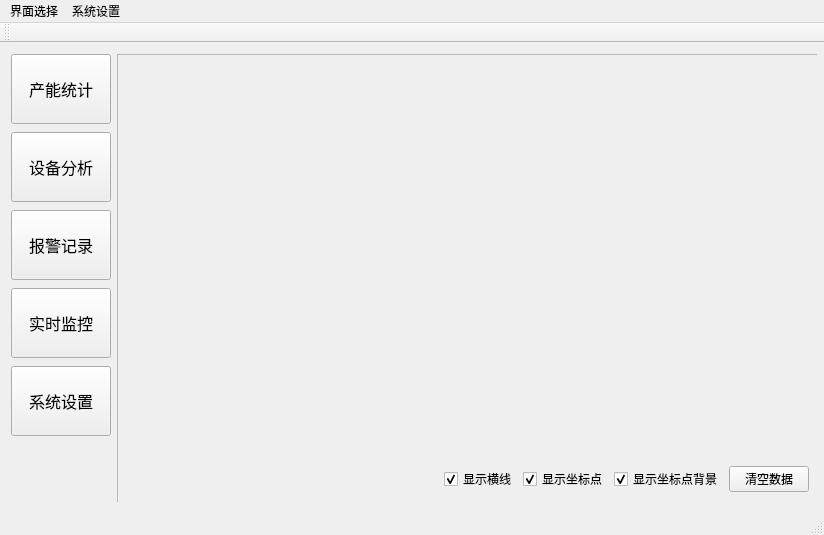
<?xml version="1.0" encoding="UTF-8"?>
<ui version="4.0">
 <class>MainWindow</class>
 <widget class="QMainWindow" name="MainWindow">
  <property name="geometry">
   <rect>
    <x>0</x>
    <y>0</y>
    <width>824</width>
    <height>535</height>
   </rect>
  </property>
  <property name="sizePolicy">
   <sizepolicy hsizetype="Expanding" vsizetype="Expanding">
    <horstretch>0</horstretch>
    <verstretch>0</verstretch>
   </sizepolicy>
  </property>
  <property name="minimumSize">
   <size>
    <width>824</width>
    <height>520</height>
   </size>
  </property>
  <property name="windowTitle">
   <string>MainWindow</string>
  </property>
  <widget class="QWidget" name="Widget_choosep">
   <layout class="QGridLayout" name="gridLayout_2">
    <item row="0" column="0">
     <widget class="QWidget" name="widget_choose" native="true">
      <property name="font">
       <font>
        <family>Adobe Myungjo Std M</family>
        <pointsize>12</pointsize>
       </font>
      </property>
      <layout class="QVBoxLayout" name="verticalLayout">
       <property name="spacing">
        <number>8</number>
       </property>
       <property name="leftMargin">
        <number>0</number>
       </property>
       <property name="topMargin">
        <number>0</number>
       </property>
       <property name="rightMargin">
        <number>0</number>
       </property>
       <property name="bottomMargin">
        <number>0</number>
       </property>
       <item>
        <widget class="QPushButton" name="button_statis">
         <property name="sizePolicy">
          <sizepolicy hsizetype="Minimum" vsizetype="Expanding">
           <horstretch>0</horstretch>
           <verstretch>0</verstretch>
          </sizepolicy>
         </property>
         <property name="minimumSize">
          <size>
           <width>100</width>
           <height>70</height>
          </size>
         </property>
         <property name="font">
          <font>
           <family>Adobe Myungjo Std M</family>
           <pointsize>12</pointsize>
          </font>
         </property>
         <property name="text">
          <string>产能统计</string>
         </property>
        </widget>
       </item>
       <item>
        <widget class="QPushButton" name="button_analyze">
         <property name="sizePolicy">
          <sizepolicy hsizetype="Minimum" vsizetype="Expanding">
           <horstretch>0</horstretch>
           <verstretch>0</verstretch>
          </sizepolicy>
         </property>
         <property name="minimumSize">
          <size>
           <width>100</width>
           <height>70</height>
          </size>
         </property>
         <property name="font">
          <font>
           <family>Adobe Myungjo Std M</family>
           <pointsize>12</pointsize>
          </font>
         </property>
         <property name="text">
          <string>设备分析</string>
         </property>
        </widget>
       </item>
       <item>
        <widget class="QPushButton" name="button_warning">
         <property name="sizePolicy">
          <sizepolicy hsizetype="Minimum" vsizetype="Expanding">
           <horstretch>0</horstretch>
           <verstretch>0</verstretch>
          </sizepolicy>
         </property>
         <property name="minimumSize">
          <size>
           <width>100</width>
           <height>70</height>
          </size>
         </property>
         <property name="font">
          <font>
           <family>Adobe Myungjo Std M</family>
           <pointsize>12</pointsize>
          </font>
         </property>
         <property name="text">
          <string>报警记录</string>
         </property>
        </widget>
       </item>
       <item>
        <widget class="QPushButton" name="button_real">
         <property name="sizePolicy">
          <sizepolicy hsizetype="Minimum" vsizetype="Expanding">
           <horstretch>0</horstretch>
           <verstretch>0</verstretch>
          </sizepolicy>
         </property>
         <property name="minimumSize">
          <size>
           <width>100</width>
           <height>70</height>
          </size>
         </property>
         <property name="font">
          <font>
           <family>Adobe Myungjo Std M</family>
           <pointsize>12</pointsize>
          </font>
         </property>
         <property name="layoutDirection">
          <enum>Qt::LeftToRight</enum>
         </property>
         <property name="text">
          <string>实时监控</string>
         </property>
         <property name="autoExclusive">
          <bool>false</bool>
         </property>
        </widget>
       </item>
       <item>
        <widget class="QPushButton" name="putton_set">
         <property name="sizePolicy">
          <sizepolicy hsizetype="Minimum" vsizetype="Expanding">
           <horstretch>0</horstretch>
           <verstretch>0</verstretch>
          </sizepolicy>
         </property>
         <property name="minimumSize">
          <size>
           <width>100</width>
           <height>70</height>
          </size>
         </property>
         <property name="font">
          <font>
           <family>Adobe Myungjo Std M</family>
           <pointsize>12</pointsize>
          </font>
         </property>
         <property name="autoFillBackground">
          <bool>false</bool>
         </property>
         <property name="styleSheet">
          <string notr="true"/>
         </property>
         <property name="text">
          <string>系统设置</string>
         </property>
         <property name="checkable">
          <bool>false</bool>
         </property>
         <property name="autoRepeat">
          <bool>false</bool>
         </property>
         <property name="autoExclusive">
          <bool>false</bool>
         </property>
         <property name="autoDefault">
          <bool>false</bool>
         </property>
         <property name="default">
          <bool>false</bool>
         </property>
         <property name="flat">
          <bool>false</bool>
         </property>
        </widget>
       </item>
       <item>
        <spacer name="verticalSpacer">
         <property name="orientation">
          <enum>Qt::Vertical</enum>
         </property>
         <property name="sizeHint" stdset="0">
          <size>
           <width>20</width>
           <height>55</height>
          </size>
         </property>
        </spacer>
       </item>
      </layout>
     </widget>
    </item>
    <item row="0" column="1">
     <widget class="QWidget" name="widget_show" native="true">
      <property name="minimumSize">
       <size>
        <width>700</width>
        <height>0</height>
       </size>
      </property>
      <layout class="QGridLayout" name="gridLayout">
       <property name="leftMargin">
        <number>0</number>
       </property>
       <property name="topMargin">
        <number>0</number>
       </property>
       <property name="rightMargin">
        <number>0</number>
       </property>
       <property name="bottomMargin">
        <number>0</number>
       </property>
       <property name="spacing">
        <number>0</number>
       </property>
       <item row="0" column="0">
        <widget class="QStackedWidget" name="stackedWidget">
         <property name="minimumSize">
          <size>
           <width>704</width>
           <height>450</height>
          </size>
         </property>
         <property name="font">
          <font>
           <weight>50</weight>
           <bold>false</bold>
          </font>
         </property>
         <property name="frameShape">
          <enum>QFrame::StyledPanel</enum>
         </property>
         <property name="lineWidth">
          <number>2</number>
         </property>
         <widget class="QWidget" name="page1">
          <layout class="QVBoxLayout" name="verticalLayout_5">
           <item>
            <widget class="CurveChart" name="widgetChart" native="true">
             <property name="sizePolicy">
              <sizepolicy hsizetype="Expanding" vsizetype="Expanding">
               <horstretch>0</horstretch>
               <verstretch>0</verstretch>
              </sizepolicy>
             </property>
             <property name="maxValue" stdset="0">
              <number>5000</number>
             </property>
             <property name="xStep" stdset="0">
              <number>500</number>
             </property>
             <property name="title" stdset="0">
              <string>产能统计</string>
             </property>
            </widget>
           </item>
           <item>
            <layout class="QHBoxLayout" name="horizontalLayout_4">
             <item>
              <spacer name="horizontalSpacer_31">
               <property name="orientation">
                <enum>Qt::Horizontal</enum>
               </property>
               <property name="sizeHint" stdset="0">
                <size>
                 <width>40</width>
                 <height>20</height>
                </size>
               </property>
              </spacer>
             </item>
             <item>
              <widget class="QCheckBox" name="ckShowHLine">
               <property name="text">
                <string>显示横线</string>
               </property>
               <property name="checked">
                <bool>true</bool>
               </property>
              </widget>
             </item>
             <item>
              <widget class="QCheckBox" name="ckShowPoint">
               <property name="text">
                <string>显示坐标点</string>
               </property>
               <property name="checked">
                <bool>true</bool>
               </property>
              </widget>
             </item>
             <item>
              <widget class="QCheckBox" name="ckShowPointBg">
               <property name="text">
                <string>显示坐标点背景</string>
               </property>
               <property name="checked">
                <bool>true</bool>
               </property>
              </widget>
             </item>
             <item>
              <widget class="QPushButton" name="btnClearData">
               <property name="text">
                <string>清空数据</string>
               </property>
              </widget>
             </item>
            </layout>
           </item>
          </layout>
         </widget>
         <widget class="QWidget" name="page2">
          <layout class="QGridLayout" name="gridLayout_3">
           <item row="0" column="0">
            <widget class="QTableView" name="tableView_show">
             <attribute name="horizontalHeaderDefaultSectionSize">
              <number>1000</number>
             </attribute>
            </widget>
           </item>
           <item row="1" column="0">
            <layout class="QHBoxLayout" name="horizontalLayout_2">
             <item>
              <widget class="QLabel" name="label_start_date">
               <property name="font">
                <font>
                 <pointsize>10</pointsize>
                </font>
               </property>
               <property name="text">
                <string>查询日期:</string>
               </property>
              </widget>
             </item>
             <item>
              <widget class="QLineEdit" name="lineEdit_date_sql">
               <property name="sizePolicy">
                <sizepolicy hsizetype="Expanding" vsizetype="Minimum">
                 <horstretch>0</horstretch>
                 <verstretch>0</verstretch>
                </sizepolicy>
               </property>
               <property name="minimumSize">
                <size>
                 <width>0</width>
                 <height>30</height>
                </size>
               </property>
               <property name="font">
                <font>
                 <pointsize>16</pointsize>
                </font>
               </property>
               <property name="text">
                <string>19-02-26</string>
               </property>
              </widget>
             </item>
             <item>
              <spacer name="horizontalSpacer_7">
               <property name="orientation">
                <enum>Qt::Horizontal</enum>
               </property>
               <property name="sizeType">
                <enum>QSizePolicy::Preferred</enum>
               </property>
               <property name="sizeHint" stdset="0">
                <size>
                 <width>40</width>
                 <height>20</height>
                </size>
               </property>
              </spacer>
             </item>
             <item>
              <widget class="QPushButton" name="button_Find_sql">
               <property name="font">
                <font>
                 <pointsize>10</pointsize>
                </font>
               </property>
               <property name="text">
                <string>查询</string>
               </property>
              </widget>
             </item>
             <item>
              <spacer name="horizontalSpacer_8">
               <property name="orientation">
                <enum>Qt::Horizontal</enum>
               </property>
               <property name="sizeHint" stdset="0">
                <size>
                 <width>40</width>
                 <height>20</height>
                </size>
               </property>
              </spacer>
             </item>
             <item>
              <widget class="QCheckBox" name="checkBox">
               <property name="font">
                <font>
                 <pointsize>10</pointsize>
                </font>
               </property>
               <property name="text">
                <string>详细异常</string>
               </property>
              </widget>
             </item>
            </layout>
           </item>
          </layout>
         </widget>
         <widget class="QWidget" name="page3">
          <layout class="QVBoxLayout" name="verticalLayout_6">
           <item>
            <widget class="CurveChart" name="widgetChart2" native="true">
             <property name="sizePolicy">
              <sizepolicy hsizetype="Expanding" vsizetype="Expanding">
               <horstretch>0</horstretch>
               <verstretch>0</verstretch>
              </sizepolicy>
             </property>
             <property name="maxValue" stdset="0">
              <double>3600.000000000000000</double>
             </property>
             <property name="xStep" stdset="0">
              <double>360.000000000000000</double>
             </property>
             <property name="title" stdset="0">
              <string>报警统计</string>
             </property>
            </widget>
           </item>
           <item>
            <layout class="QHBoxLayout" name="horizontalLayout_5">
             <item>
              <spacer name="horizontalSpacer_32">
               <property name="orientation">
                <enum>Qt::Horizontal</enum>
               </property>
               <property name="sizeHint" stdset="0">
                <size>
                 <width>40</width>
                 <height>20</height>
                </size>
               </property>
              </spacer>
             </item>
             <item>
              <widget class="QCheckBox" name="ckShowHLine_2">
               <property name="text">
                <string>显示横线</string>
               </property>
               <property name="checked">
                <bool>true</bool>
               </property>
              </widget>
             </item>
             <item>
              <widget class="QCheckBox" name="ckShowPoint_2">
               <property name="text">
                <string>显示坐标点</string>
               </property>
               <property name="checked">
                <bool>true</bool>
               </property>
              </widget>
             </item>
             <item>
              <widget class="QCheckBox" name="ckShowPointBg_2">
               <property name="text">
                <string>显示坐标点背景</string>
               </property>
               <property name="checked">
                <bool>true</bool>
               </property>
              </widget>
             </item>
             <item>
              <widget class="QPushButton" name="btnClearData_2">
               <property name="text">
                <string>清空数据</string>
               </property>
              </widget>
             </item>
            </layout>
           </item>
          </layout>
         </widget>
         <widget class="QWidget" name="page4">
          <widget class="QPushButton" name="button_select1">
           <property name="geometry">
            <rect>
             <x>210</x>
             <y>400</y>
             <width>101</width>
             <height>31</height>
            </rect>
           </property>
           <property name="text">
            <string>产能查询</string>
           </property>
          </widget>
          <widget class="QLCDNumber" name="capacity_number">
           <property name="geometry">
            <rect>
             <x>430</x>
             <y>400</y>
             <width>191</width>
             <height>31</height>
            </rect>
           </property>
           <property name="digitCount">
            <number>10</number>
           </property>
          </widget>
          <widget class="QLabel" name="capacity_label">
           <property name="geometry">
            <rect>
             <x>340</x>
             <y>410</y>
             <width>51</width>
             <height>21</height>
            </rect>
           </property>
           <property name="text">
            <string>TextLabel</string>
           </property>
          </widget>
          <widget class="QPushButton" name="button_thread3_close">
           <property name="geometry">
            <rect>
             <x>100</x>
             <y>400</y>
             <width>91</width>
             <height>31</height>
            </rect>
           </property>
           <property name="text">
            <string>线程关闭</string>
           </property>
          </widget>
         </widget>
         <widget class="QWidget" name="page5">
          <layout class="QVBoxLayout" name="verticalLayout_2">
           <item>
            <layout class="QHBoxLayout" name="horizontalLayout_11">
             <item>
              <widget class="QLabel" name="label_equ1">
               <property name="font">
                <font>
                 <family>Adobe Myungjo Std M</family>
                 <pointsize>10</pointsize>
                 <weight>75</weight>
                 <bold>true</bold>
                </font>
               </property>
               <property name="text">
                <string>1号设备：</string>
               </property>
              </widget>
             </item>
             <item>
              <widget class="QLabel" name="label_IP1">
               <property name="text">
                <string>IP</string>
               </property>
              </widget>
             </item>
             <item>
              <widget class="QLineEdit" name="lineEdit_IP1">
               <property name="minimumSize">
                <size>
                 <width>180</width>
                 <height>0</height>
                </size>
               </property>
              </widget>
             </item>
             <item>
              <widget class="QLabel" name="label_Port1">
               <property name="text">
                <string>端口号</string>
               </property>
              </widget>
             </item>
             <item>
              <widget class="QLineEdit" name="lineEdit_Port1"/>
             </item>
             <item>
              <spacer name="horizontalSpacer">
               <property name="orientation">
                <enum>Qt::Horizontal</enum>
               </property>
               <property name="sizeHint" stdset="0">
                <size>
                 <width>40</width>
                 <height>20</height>
                </size>
               </property>
              </spacer>
             </item>
             <item>
              <widget class="QPushButton" name="button_connect1">
               <property name="text">
                <string>连接1</string>
               </property>
              </widget>
             </item>
            </layout>
           </item>
           <item>
            <layout class="QHBoxLayout" name="horizontalLayout_12">
             <item>
              <widget class="QLabel" name="label_equ2">
               <property name="font">
                <font>
                 <family>Adobe Myungjo Std M</family>
                 <pointsize>10</pointsize>
                 <weight>75</weight>
                 <bold>true</bold>
                </font>
               </property>
               <property name="text">
                <string>2号设备：</string>
               </property>
              </widget>
             </item>
             <item>
              <widget class="QLabel" name="label_IP2">
               <property name="text">
                <string>IP</string>
               </property>
              </widget>
             </item>
             <item>
              <widget class="QLineEdit" name="lineEdit_IP2">
               <property name="minimumSize">
                <size>
                 <width>180</width>
                 <height>0</height>
                </size>
               </property>
              </widget>
             </item>
             <item>
              <widget class="QLabel" name="label_Port2">
               <property name="text">
                <string>端口号</string>
               </property>
              </widget>
             </item>
             <item>
              <widget class="QLineEdit" name="lineEdit_Port2"/>
             </item>
             <item>
              <spacer name="horizontalSpacer_2">
               <property name="orientation">
                <enum>Qt::Horizontal</enum>
               </property>
               <property name="sizeHint" stdset="0">
                <size>
                 <width>40</width>
                 <height>20</height>
                </size>
               </property>
              </spacer>
             </item>
             <item>
              <widget class="QPushButton" name="button_connect2">
               <property name="text">
                <string>连接2</string>
               </property>
              </widget>
             </item>
            </layout>
           </item>
           <item>
            <layout class="QHBoxLayout" name="horizontalLayout_13">
             <item>
              <widget class="QLabel" name="label_equ3">
               <property name="font">
                <font>
                 <family>Adobe Myungjo Std M</family>
                 <pointsize>10</pointsize>
                 <weight>75</weight>
                 <bold>true</bold>
                </font>
               </property>
               <property name="text">
                <string>3号设备：</string>
               </property>
              </widget>
             </item>
             <item>
              <widget class="QLabel" name="label_IP3">
               <property name="text">
                <string>IP</string>
               </property>
              </widget>
             </item>
             <item>
              <widget class="QLineEdit" name="lineEditIP_3">
               <property name="minimumSize">
                <size>
                 <width>180</width>
                 <height>0</height>
                </size>
               </property>
              </widget>
             </item>
             <item>
              <widget class="QLabel" name="label_Port3">
               <property name="text">
                <string>端口号</string>
               </property>
              </widget>
             </item>
             <item>
              <widget class="QLineEdit" name="lineEditPort_3"/>
             </item>
             <item>
              <spacer name="horizontalSpacer_3">
               <property name="orientation">
                <enum>Qt::Horizontal</enum>
               </property>
               <property name="sizeHint" stdset="0">
                <size>
                 <width>40</width>
                 <height>20</height>
                </size>
               </property>
              </spacer>
             </item>
             <item>
              <widget class="QPushButton" name="button_connect3">
               <property name="text">
                <string>connect3</string>
               </property>
              </widget>
             </item>
            </layout>
           </item>
           <item>
            <layout class="QHBoxLayout" name="horizontalLayout_14">
             <item>
              <widget class="QLabel" name="label_equ4">
               <property name="font">
                <font>
                 <family>Adobe Myungjo Std M</family>
                 <pointsize>10</pointsize>
                 <weight>75</weight>
                 <bold>true</bold>
                </font>
               </property>
               <property name="text">
                <string>4号设备：</string>
               </property>
              </widget>
             </item>
             <item>
              <widget class="QLabel" name="label_IP4">
               <property name="text">
                <string>IP</string>
               </property>
              </widget>
             </item>
             <item>
              <widget class="QLineEdit" name="lineEdit_IP4">
               <property name="minimumSize">
                <size>
                 <width>180</width>
                 <height>0</height>
                </size>
               </property>
              </widget>
             </item>
             <item>
              <widget class="QLabel" name="label_Port4">
               <property name="text">
                <string>端口号</string>
               </property>
              </widget>
             </item>
             <item>
              <widget class="QLineEdit" name="lineEdit_Port4"/>
             </item>
             <item>
              <spacer name="horizontalSpacer_4">
               <property name="orientation">
                <enum>Qt::Horizontal</enum>
               </property>
               <property name="sizeHint" stdset="0">
                <size>
                 <width>40</width>
                 <height>20</height>
                </size>
               </property>
              </spacer>
             </item>
             <item>
              <widget class="QPushButton" name="button_connect4">
               <property name="text">
                <string>connect4</string>
               </property>
              </widget>
             </item>
            </layout>
           </item>
           <item>
            <layout class="QHBoxLayout" name="horizontalLayout_15">
             <item>
              <widget class="QLabel" name="label_equ5">
               <property name="font">
                <font>
                 <family>Adobe Myungjo Std M</family>
                 <pointsize>10</pointsize>
                 <weight>75</weight>
                 <bold>true</bold>
                </font>
               </property>
               <property name="text">
                <string>5号设备：</string>
               </property>
              </widget>
             </item>
             <item>
              <widget class="QLabel" name="label_IP5">
               <property name="text">
                <string>IP</string>
               </property>
              </widget>
             </item>
             <item>
              <widget class="QLineEdit" name="lineEdit_IP5">
               <property name="minimumSize">
                <size>
                 <width>180</width>
                 <height>0</height>
                </size>
               </property>
              </widget>
             </item>
             <item>
              <widget class="QLabel" name="label_Port5">
               <property name="text">
                <string>端口号</string>
               </property>
              </widget>
             </item>
             <item>
              <widget class="QLineEdit" name="lineEdit_Port5"/>
             </item>
             <item>
              <spacer name="horizontalSpacer_5">
               <property name="orientation">
                <enum>Qt::Horizontal</enum>
               </property>
               <property name="sizeHint" stdset="0">
                <size>
                 <width>40</width>
                 <height>20</height>
                </size>
               </property>
              </spacer>
             </item>
             <item>
              <widget class="QPushButton" name="button_connect5">
               <property name="text">
                <string>connect5</string>
               </property>
              </widget>
             </item>
            </layout>
           </item>
           <item>
            <layout class="QHBoxLayout" name="horizontalLayout_16">
             <item>
              <widget class="QLabel" name="label_equ6">
               <property name="font">
                <font>
                 <family>Adobe Myungjo Std M</family>
                 <pointsize>10</pointsize>
                 <weight>75</weight>
                 <bold>true</bold>
                </font>
               </property>
               <property name="text">
                <string>6号设备：</string>
               </property>
              </widget>
             </item>
             <item>
              <widget class="QLabel" name="label_IP6">
               <property name="text">
                <string>IP</string>
               </property>
              </widget>
             </item>
             <item>
              <widget class="QLineEdit" name="lineEdit_IP6">
               <property name="minimumSize">
                <size>
                 <width>180</width>
                 <height>0</height>
                </size>
               </property>
              </widget>
             </item>
             <item>
              <widget class="QLabel" name="label_Port6">
               <property name="text">
                <string>端口号</string>
               </property>
              </widget>
             </item>
             <item>
              <widget class="QLineEdit" name="lineEdit_Port6"/>
             </item>
             <item>
              <spacer name="horizontalSpacer_11">
               <property name="orientation">
                <enum>Qt::Horizontal</enum>
               </property>
               <property name="sizeHint" stdset="0">
                <size>
                 <width>40</width>
                 <height>20</height>
                </size>
               </property>
              </spacer>
             </item>
             <item>
              <widget class="QPushButton" name="button_connect6">
               <property name="text">
                <string>connect6</string>
               </property>
              </widget>
             </item>
            </layout>
           </item>
           <item>
            <layout class="QHBoxLayout" name="horizontalLayout_17">
             <item>
              <widget class="QLabel" name="label_equ7">
               <property name="font">
                <font>
                 <family>Adobe Myungjo Std M</family>
                 <pointsize>10</pointsize>
                 <weight>75</weight>
                 <bold>true</bold>
                </font>
               </property>
               <property name="text">
                <string>7号设备：</string>
               </property>
              </widget>
             </item>
             <item>
              <widget class="QLabel" name="label_IP7">
               <property name="text">
                <string>IP</string>
               </property>
              </widget>
             </item>
             <item>
              <widget class="QLineEdit" name="lineEditIP_12">
               <property name="minimumSize">
                <size>
                 <width>180</width>
                 <height>0</height>
                </size>
               </property>
              </widget>
             </item>
             <item>
              <widget class="QLabel" name="label_Port7">
               <property name="text">
                <string>端口号</string>
               </property>
              </widget>
             </item>
             <item>
              <widget class="QLineEdit" name="lineEditPort_12"/>
             </item>
             <item>
              <spacer name="horizontalSpacer_12">
               <property name="orientation">
                <enum>Qt::Horizontal</enum>
               </property>
               <property name="sizeHint" stdset="0">
                <size>
                 <width>40</width>
                 <height>20</height>
                </size>
               </property>
              </spacer>
             </item>
             <item>
              <widget class="QPushButton" name="button_connect7">
               <property name="text">
                <string>connect7</string>
               </property>
              </widget>
             </item>
            </layout>
           </item>
           <item>
            <layout class="QHBoxLayout" name="horizontalLayout_18">
             <item>
              <widget class="QLabel" name="label_equ8">
               <property name="font">
                <font>
                 <family>Adobe Myungjo Std M</family>
                 <pointsize>10</pointsize>
                 <weight>75</weight>
                 <bold>true</bold>
                </font>
               </property>
               <property name="text">
                <string>8号设备：</string>
               </property>
              </widget>
             </item>
             <item>
              <widget class="QLabel" name="label_IP8">
               <property name="text">
                <string>IP</string>
               </property>
              </widget>
             </item>
             <item>
              <widget class="QLineEdit" name="lineEdit_IP8">
               <property name="minimumSize">
                <size>
                 <width>180</width>
                 <height>0</height>
                </size>
               </property>
              </widget>
             </item>
             <item>
              <widget class="QLabel" name="label_Port8">
               <property name="text">
                <string>端口号</string>
               </property>
              </widget>
             </item>
             <item>
              <widget class="QLineEdit" name="lineEdit_Port8"/>
             </item>
             <item>
              <spacer name="horizontalSpacer_13">
               <property name="orientation">
                <enum>Qt::Horizontal</enum>
               </property>
               <property name="sizeHint" stdset="0">
                <size>
                 <width>40</width>
                 <height>20</height>
                </size>
               </property>
              </spacer>
             </item>
             <item>
              <widget class="QPushButton" name="button_connect8">
               <property name="text">
                <string>connect8</string>
               </property>
              </widget>
             </item>
            </layout>
           </item>
           <item>
            <layout class="QHBoxLayout" name="horizontalLayout_19">
             <item>
              <widget class="QLabel" name="label_equ9">
               <property name="font">
                <font>
                 <family>Adobe Myungjo Std M</family>
                 <pointsize>10</pointsize>
                 <weight>75</weight>
                 <bold>true</bold>
                </font>
               </property>
               <property name="text">
                <string>9号设备：</string>
               </property>
              </widget>
             </item>
             <item>
              <widget class="QLabel" name="label_IP9">
               <property name="text">
                <string>IP</string>
               </property>
              </widget>
             </item>
             <item>
              <widget class="QLineEdit" name="lineEdit_IP9">
               <property name="minimumSize">
                <size>
                 <width>180</width>
                 <height>0</height>
                </size>
               </property>
              </widget>
             </item>
             <item>
              <widget class="QLabel" name="label_Port9">
               <property name="text">
                <string>端口号</string>
               </property>
              </widget>
             </item>
             <item>
              <widget class="QLineEdit" name="lineEdit_Port9"/>
             </item>
             <item>
              <spacer name="horizontalSpacer_14">
               <property name="orientation">
                <enum>Qt::Horizontal</enum>
               </property>
               <property name="sizeHint" stdset="0">
                <size>
                 <width>40</width>
                 <height>20</height>
                </size>
               </property>
              </spacer>
             </item>
             <item>
              <widget class="QPushButton" name="button_connect9">
               <property name="text">
                <string>connect9</string>
               </property>
              </widget>
             </item>
            </layout>
           </item>
           <item>
            <layout class="QHBoxLayout" name="horizontalLayout">
             <item>
              <widget class="QPushButton" name="button_connectAll">
               <property name="minimumSize">
                <size>
                 <width>0</width>
                 <height>30</height>
                </size>
               </property>
               <property name="text">
                <string>全部链接</string>
               </property>
              </widget>
             </item>
             <item>
              <widget class="QPushButton" name="button_cancelAll">
               <property name="minimumSize">
                <size>
                 <width>0</width>
                 <height>30</height>
                </size>
               </property>
               <property name="text">
                <string>全部断开</string>
               </property>
              </widget>
             </item>
             <item>
              <spacer name="horizontalSpacer_6">
               <property name="orientation">
                <enum>Qt::Horizontal</enum>
               </property>
               <property name="sizeHint" stdset="0">
                <size>
                 <width>40</width>
                 <height>20</height>
                </size>
               </property>
              </spacer>
             </item>
             <item>
              <widget class="QPushButton" name="button_password">
               <property name="minimumSize">
                <size>
                 <width>0</width>
                 <height>30</height>
                </size>
               </property>
               <property name="text">
                <string>密码设置</string>
               </property>
              </widget>
             </item>
            </layout>
           </item>
          </layout>
         </widget>
        </widget>
       </item>
      </layout>
     </widget>
    </item>
   </layout>
  </widget>
  <widget class="QMenuBar" name="menuBar">
   <property name="geometry">
    <rect>
     <x>0</x>
     <y>0</y>
     <width>824</width>
     <height>22</height>
    </rect>
   </property>
   <widget class="QMenu" name="menu">
    <property name="title">
     <string>界面选择</string>
    </property>
    <addaction name="actionA"/>
    <addaction name="actionB"/>
    <addaction name="actionC"/>
    <addaction name="actionD"/>
   </widget>
   <widget class="QMenu" name="menu_2">
    <property name="title">
     <string>系统设置</string>
    </property>
    <addaction name="actionm"/>
   </widget>
   <addaction name="menu"/>
   <addaction name="menu_2"/>
  </widget>
  <widget class="QToolBar" name="mainToolBar">
   <property name="minimumSize">
    <size>
     <width>0</width>
     <height>20</height>
    </size>
   </property>
   <attribute name="toolBarArea">
    <enum>TopToolBarArea</enum>
   </attribute>
   <attribute name="toolBarBreak">
    <bool>false</bool>
   </attribute>
  </widget>
  <widget class="QStatusBar" name="statusBar"/>
  <action name="actionA">
   <property name="text">
    <string>A</string>
   </property>
  </action>
  <action name="actionB">
   <property name="text">
    <string>B</string>
   </property>
  </action>
  <action name="actionC">
   <property name="text">
    <string>C</string>
   </property>
  </action>
  <action name="actionD">
   <property name="text">
    <string>D</string>
   </property>
  </action>
  <action name="actionm">
   <property name="text">
    <string>m</string>
   </property>
  </action>
 </widget>
 <layoutdefault spacing="6" margin="11"/>
 <customwidgets>
  <customwidget>
   <class>CurveChart</class>
   <extends>QWidget</extends>
   <header>curvechart.h</header>
   <container>1</container>
  </customwidget>
 </customwidgets>
 <resources/>
 <connections/>
</ui>
